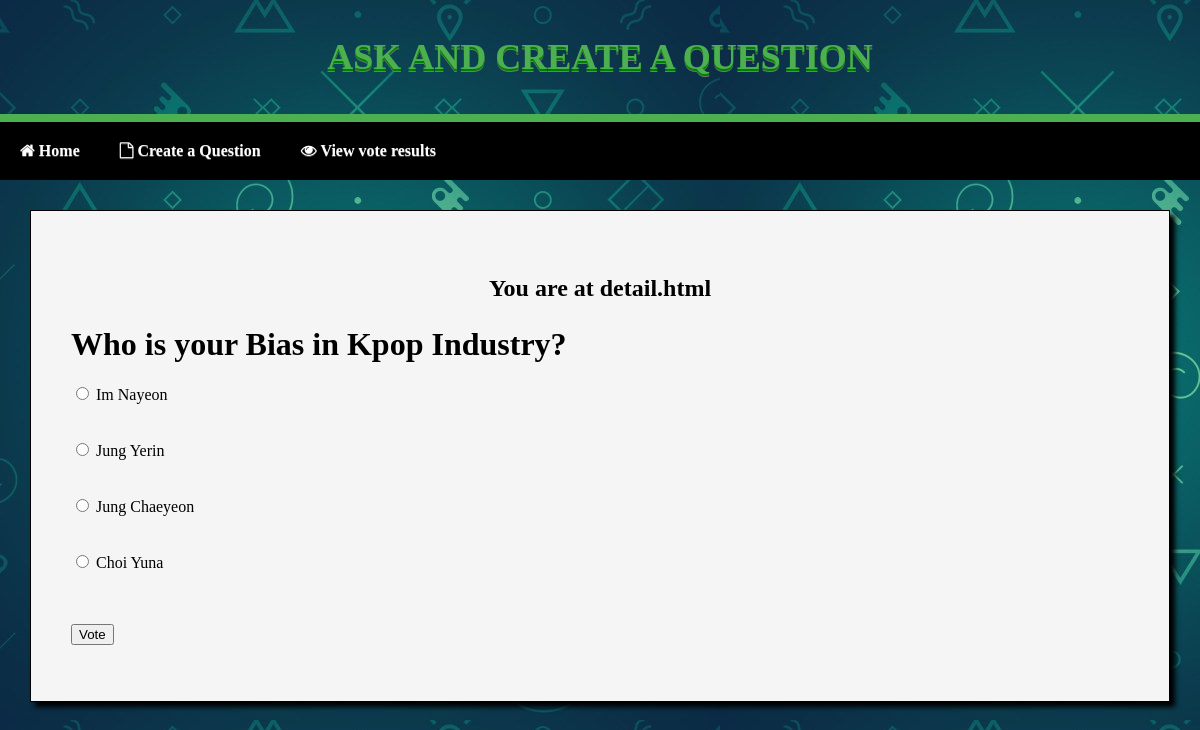
The app's page /polls/5/ with its own data.
### polls/models.py (models this page shows, shortened)
@python_2_unicode_compatible
class Question(models.Model):
	question_text = models.CharField(max_length=200)
	pub_date = models.DateTimeField('date published')
	def was_published_recently(self):
		now = timezone.now()
		return now - datetime.timedelta(days=1) <= self.pub_date <= now
	was_published_recently.admin_order_field = 'pub_date'
	was_published_recently.boolean = True
	was_published_recently.short_description = 'Published recently?'

@python_2_unicode_compatible
class Choice(models.Model):
	question = models.ForeignKey(Question, on_delete=models.CASCADE)
	choice_text = models.CharField(max_length=200)
	votes = models.IntegerField(default=0)

### polls/views.py (the view)
# urls.py: url(r'^(?P<pk>[0-9]+)/$', views.DetailView.as_view(), name='detail'),
class DetailView(generic.DetailView):
    model = Question
    template_name = 'polls/detail.html'

### polls/templates/polls/detail.html (shortened to what this page needs)
{% extends 'base/base.html' %}
{% load static %}
{% block content %}
<center>
	<h2><p>You are at detail.html</p></h2>
</center>
<h1>{{ question.question_text }}</h1>
<form action="{% url 'polls:vote' question.id %}" method="post">
{% for choice in question.choice_set.all %}
    <input type="radio" name="choice" id="choice{{ forloop.counter }}" value="{{ choice.id }}" />
    <label style="font-family:verdana;" for="choice{{ forloop.counter }}">{{ choice.choice_text }}</label><br />
	<br></br>
{% endfor %}
<input type="submit" value="Vote" />
</form>
{% endblock %}

### polls/static/polls/style.css (style rules this page uses)
body { background: white url("images/Background.JPG"); background-repeat: repeat; margin: 0; }

### records on screen
Question: question_text "Who is your Bias in Kpop Industry?"
Choice: choice_text "Im Nayeon"
Choice: choice_text "Jung Yerin"
Choice: choice_text "Jung Chaeyeon"
Choice: choice_text "Choi Yuna"
